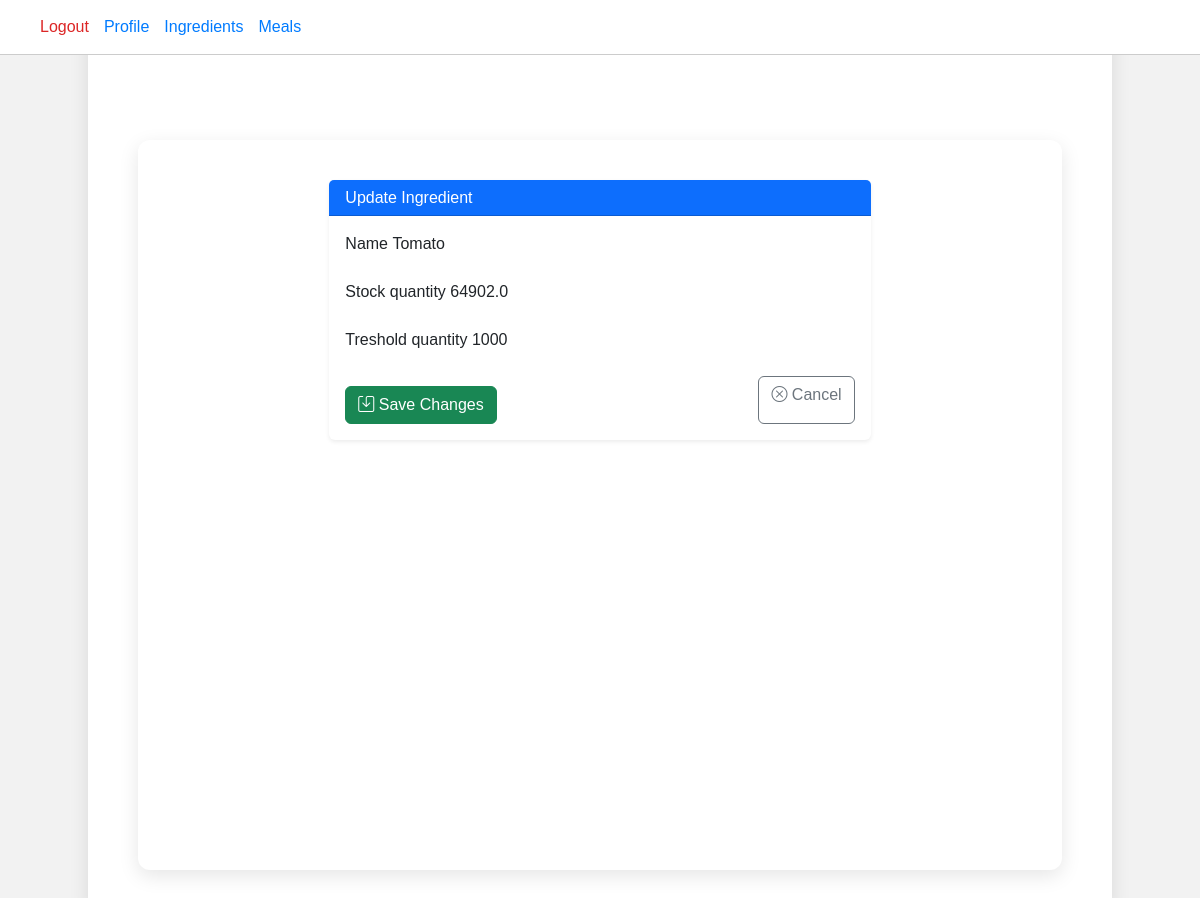
Page /ingredients/update/1/ (signed in) on the committed database.
### mine/models.py (models this page shows, shortened)
class Ingredient(models.Model):
    name = models.CharField(max_length=100)
    stock_quantity = models.FloatField(default=0)  # current stock in grams (or your unit)
    treshold_quantity = models.PositiveBigIntegerField(default=1000)
    created_by = models.ForeignKey(User, on_delete=models.SET_NULL, null=True, blank=True)
    created_at = models.DateTimeField(auto_now_add=True)

### mine/views.py (the view)
# urls.py: path('ingredients/update/<int:ingredient_id>/', views.update_ingredient, name='update_ingredient'),
@login_required
def update_ingredient(request, ingredient_id):
    ingredient = get_object_or_404(Ingredient, id=ingredient_id)
    if request.method == 'POST':
        form = IngredientForm(request.POST, instance=ingredient)
        if form.is_valid():
            form.save()
            return redirect('ingredient_list')
    else:
        form = IngredientForm(instance=ingredient)
    return render(request, 'update_ingredient.html', {
        'form': form,
        'ingredient': ingredient
    })

### mine/forms.py (shortened to what this page needs)
class IngredientForm(forms.ModelForm):
    class Meta:
        model = Ingredient
        fields = ['name', 'stock_quantity', 'treshold_quantity']
        widgets = {
            'name': forms.TextInput(attrs={'placeholder': 'e.g. Tomato'}),
            'stock_quantity': forms.NumberInput(attrs={'step': 0.01}),
            'treshold_quantity': forms.NumberInput(attrs={'default': 1000}),
        }

### templates/update_ingredient.html (shortened to what this page needs)
{% extends 'base.html' %}
{% block content %}
<div class="container mt-5">
    <div class="row justify-content-center">
        <div class="col-md-8">
            <div class="card shadow-sm border-0">
                <div class="card-header bg-primary text-white">
                    <h4 class="mb-0">Update Ingredient</h4>
                </div>
                <div class="card-body">
                    <form method="post" novalidate>
                        {% for field in form %}
                            <div class="mb-3">
                                <label class="form-label">{{ field.label }}</label>
                                {{ field }}
                            </div>
                        {% endfor %}
                        <div class="d-flex justify-content-between">
                            <button type="submit" class="btn btn-success">
                                <i class="bi bi-save"></i> Save Changes
                            </button>
                            <a href="{% url 'ingredient_list' %}" class="btn btn-outline-secondary">
                                <i class="bi bi-x-circle"></i> Cancel
                            </a>
                        </div>
                    </form>
                </div>
            </div>
        </div>
    </div>
</div>
{% endblock %}

### static/css/style.css (style rules this page uses)
body { font-family: 'Arial', sans-serif; background-color: #f8f9fa; margin: 0; padding: 0; }

### templates/base.html (style rules this page uses)
html, body { height: 100%; margin: 0; background-color: #f2f2f2; font-family: Arial, sans-serif; padding: 0; }
body { display: flex; justify-content: center; align-items: flex-start; padding: 20px; box-sizing: border-box; }
.container { width: 100%; min-height: calc(100vh - 70px); background-color: #fff; padding: 40px 50px; margin: 0 auto; border-radius: 12px; box-shadow: 0 6px 20px rgba(0, 0, 0, 0.1); box-sizing: border-box; display: flex; flex-direction: column; }
button { padding: 8px 12px; margin-top: 10px; cursor: pointer; }

### rows in the picture
Ingredient: form "Tomato" "64902.0" "1000"

### other values in the picture
{{ field.label }} "Name" "Stock quantity" "Treshold quantity"
